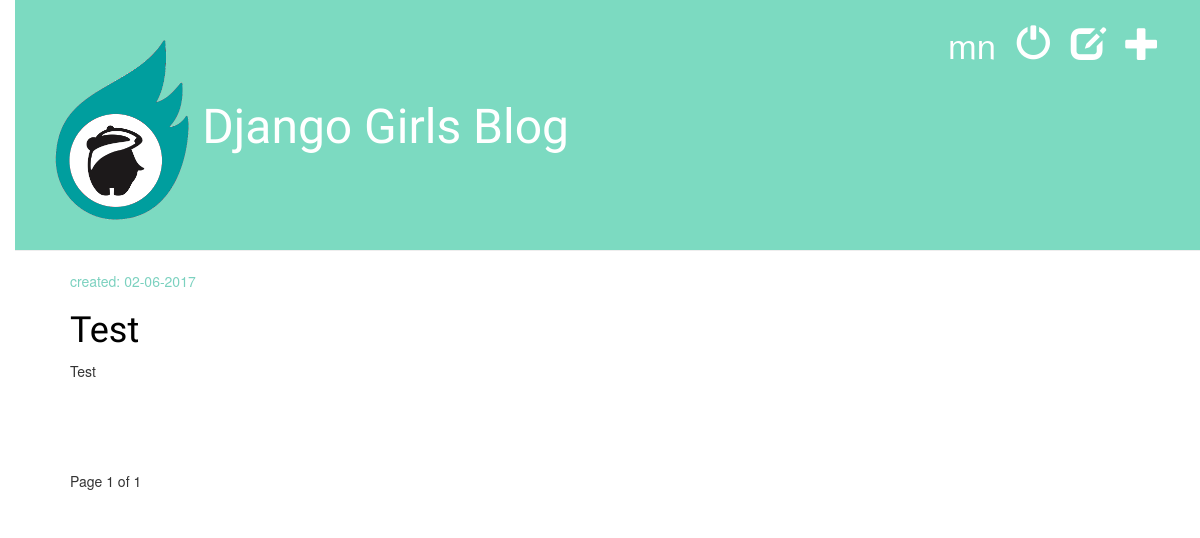
Page /drafts/ (signed in) on the committed database.
### blog/models.py (models this page shows, shortened)
class Post(models.Model):
    author = models.ForeignKey('auth.User')
    title = models.CharField(max_length=200)
    text = models.TextField()
    created_date = models.DateTimeField(
            default=timezone.now)
    published_date = models.DateTimeField(
            blank=True, null=True)
    img_url = models.CharField(max_length=200, null=True, blank=True)

### blog/views.py (the view)
# urls.py: url(r'^drafts/$', views.post_draft_list, name='post_draft_list'),
@login_required
def post_draft_list(request):
    posts = Post.objects.filter(published_date__isnull=True).order_by('created_date')
    paginator = Paginator(posts, 3)
    page = request.GET.get('page')
    try:
        posts = paginator.page(page)
    except PageNotAnInteger:
        posts = paginator.page(1)
    except EmptyPage:
        posts = paginator.page(paginator.num_pages)
    return render(request, 'blog/post_draft_list.html', {'page': page,
                                                         'posts': posts})

### blog/templates/blog/post_draft_list.html
{% extends 'blog/base.html' %}
{% block content %}
    {% for post in posts %}
        <div class="post">
            <p class="date">created: {{ post.created_date|date:'d-m-Y' }}</p>
            <h1><a href="{% url 'post_detail' pk=post.pk %}">{{ post.title }}</a></h1>
            <p>{{ post.text|truncatechars:200 }}</p>
        </div>
    {% endfor %}
    {% include 'pagination.html' with page=posts %}
{% endblock %}

### blog/templates/blog/base.html (shortened to what this page needs)
{% load staticfiles %}
<!DOCTYPE html>
<html lang="en">
  <head>
    <link href={% static "css/bootstrap.min.css" %} rel="stylesheet">
    <link href={% static "css/bootstrap-theme.css" %} rel="stylesheet">
    <link rel="stylesheet" href="{% static 'css/blog.css' %}">
  </head>
  <body>
    <div class="page-header">
      {% if user.is_authenticated %}
        <a href="{% url 'post_new' %}" class="top-menu"><span class="glyphicon glyphicon-plus"></span></a>
        <a href="{% url 'post_draft_list' %}" class="top-menu"><span class="glyphicon glyphicon-edit"></span></a>
        <a href="{% url 'logout' %}" class="top-menu"><span class="glyphicon glyphicon-off"></span></a>
        <span class="top-menu"> {{ user.username }} </span>
      {% else %}
        <a href="{% url 'login' %}" class="top-menu"><span class="glyphicon glyphicon-lock"></span></a>
      {% endif %}
      <h1>
          <a href="/"><img src="{% static "images/logo.png" %}" height="180"  ></a>
          <a href="/">Django Girls Blog</a>
      </h1>
    </div>
    <div class="content container">
      <div class="row">
          <div class="col-md-8">
              {% block content %}
              {% endblock %}
          </div>
      </div>
    </div>
  </body>
</html>

### blog/static/css/blog.css (style rules this page uses)
h1 a { color: #FCA205; font-family: 'Lobster'; }
body { padding-left: 15px; }
.page-header { background-color: #7cdac1; margin-top: 0; padding: 20px 20px 20px 40px; }
.page-header h1, .page-header h1 a, .page-header h1 a:visited, .page-header h1 a:active { color: #ffffff; font-size: 36pt; text-decoration: none; }
.content { margin-left: 40px; }
h1, h2, h3, h4 { font-family: 'Lobster', cursive; }
.date { color: #7bd1bf; }
.top-menu, .top-menu:hover, .top-menu:visited { color: #ffffff; float: right; font-size: 26pt; margin-right: 20px; }
.post { margin-bottom: 70px; }
.post h1 a, .post h1 a:visited { color: #000000; }

### rows in the picture
Post: created_date "02-06-2017", title "Test", text "Test"

### other values in the picture
{{ user.username }} "mn"
{{ page.number }} "1"
{{ page.paginator.num_pages }} "1"
